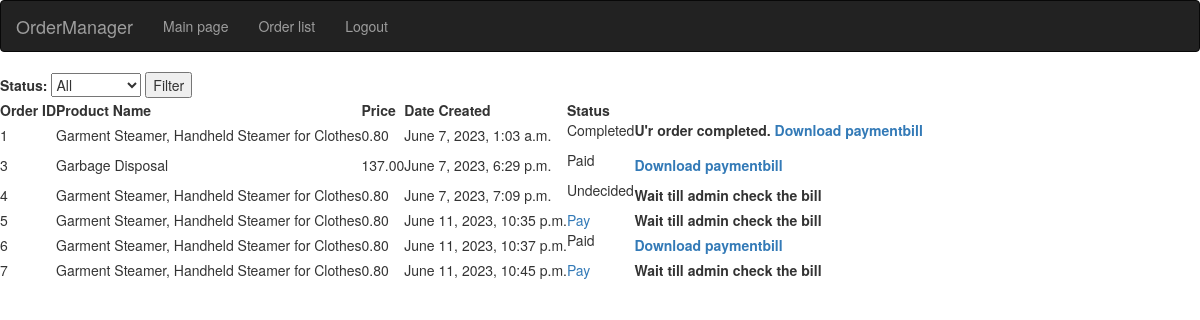
Before: /orders/ (signed in) with the older database file.
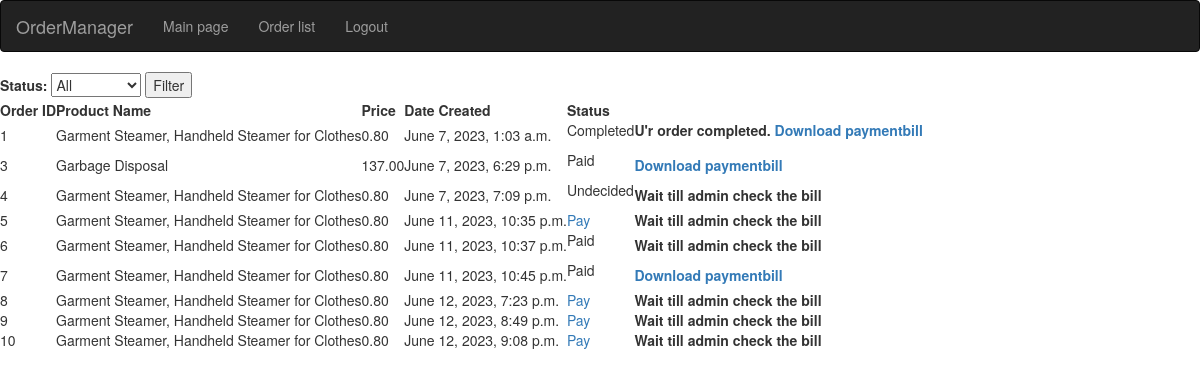
After: the same page with the newer database file.
### market/models.py (models this page shows, shortened)
class OrderItem(models.Model):
    STATUS_CHOICES = (
        ("Undecided", "UNDECIDED"),
        ("Paid", "PAID"),
        ("Completed", "COMPLETED"),
    )
    product = models.ForeignKey(Product, on_delete=models.CASCADE)
    price = models.DecimalField(max_digits=10, decimal_places=2, blank=True, null=True)
    address = models.CharField(max_length=250, blank=True, null=True)
    postal_code = models.CharField(max_length=20, blank=True, null=True)
    city = models.CharField(max_length=100, blank=True, null=True)
    created = models.DateTimeField(
        auto_now_add=False, blank=True, null=True, default=timezone.now
    )
    updated = models.DateTimeField(
        auto_now_add=False, blank=True, null=True, default=timezone.now
    )
    customer = models.ForeignKey(User, null=True, blank=True, on_delete=models.CASCADE)
    file = models.FileField(default="", null=True, blank=True)
    is_paid = models.BooleanField(default=False, null=True, blank=True)
    status = models.CharField(
        max_length=10, choices=STATUS_CHOICES, default="Undecided"
    )

class Product(models.Model):
    name = models.CharField(max_length=150, blank=True, null=True)
    price = models.DecimalField(max_digits=10, decimal_places=2, blank=True, null=True)
    discounted_price = models.DecimalField(
        default=None, max_digits=10, decimal_places=2, blank=True, null=True
    )
    created = models.DateTimeField(
        auto_now_add=False, blank=True, null=True, default=timezone.now
    )
    def __str__(self):
        return self.name

### market/views.py (the view)
# urls.py: path("orders/", views.get_orders, name="showorders"),
def get_orders(request):
    data = OrderItem.objects.all()
    orders = filter_orders(request, data)
    context = {"orders": orders}
    return render(request, "market/order_list.html", context)

### market/utils.py (called while the page is built)
def filter_orders(request, queryset):
    from_date = request.GET.get("from")
    to_date = request.GET.get("to")
    status = request.GET.get("status")
    if from_date and to_date:
        queryset = queryset.filter(created__range=[from_date, to_date])
    if status:
        queryset = queryset.filter(status=status)
    user_role = request.user.role
    q = Q()
    if user_role == "CASHIER":
        q |= Q(status__in=["Undecided", "Paid"])
    elif user_role == "CONSULTANT":
        q |= Q(status__in=["Paid", "Completed"])
    elif user_role == "USER":
        q |= Q(customer=request.user)
    orders = queryset.filter(q)
    orders = orders.order_by("created", "status")
    return orders

### market/templates/market/order_list.html (shortened to what this page needs)
{% extends "main.html" %}
{% block content %}
<section>
    {% if orders %}
    <form method="GET" action="">
      {% if request.user.role == 'BOOKER' %}
        <label for="from">From:</label>
        <input type="date" id="from" name="from">
        <label for="to">To:</label>
        <input type="date" id="to" name="to">
        <label for="status">Status:</label>
        <select id="status" name="status">
          <option value="">All</option>
          <option value="Undecided">Undecided</option>
          <option value="Paid">Paid</option>
          <option value="Completed">Completed</option>
        </select>
      {% else %}
        <label for="status">Status:</label>
        <select id="status" name="status">
          <option value="">All</option>
        </select>
      {% endif %}
        <button type="submit">Filter</button>
    </form>
    <table>
        <thead>
          <tr>
            <th>Order ID</th>
            <th>Product Name</th>
            <th>Price</th>
            <th>Date Created</th>
            <th>Status</th>
          </tr>
        </thead>
        <tbody>
          {% for order in orders %}
          <tr>
            <td>{{ order.id }}</td>
            <td>{{ order.product }}</td>
            <td>{{ order.price }}</td>
            <td>{{ order.created }}</td>
            {% if not order.is_paid %}
              {% if request.user == order.customer%}
               <td><a href="{% url 'checkout' pk=order.id%}">Pay</a></td>
              {% endif %}
            {% else %}
                <td><p>{{order.status}}</p></td>
            {% endif%}
            {%if order.file %}
              {% if order.status == 'Paid' and request.user.role == 'USER'%}
                <th><a href="{% url 'view_html' pk=order.id %}">Download paymentbill</a></th>
              {% elif order.status == 'Completed' and request.user.role == 'USER' %}
                <th><p>U'r order completed. <a href="{% url 'view_html' pk=order.id %}">Download paymentbill</a></p></th>
              {% endif %}
            {% elif request.user.role == 'USER' %}
              <th>Wait till admin check the bill</th>
            {% endif %}
          </tr>
          {% endfor %}
        </tbody>
    {% else %}
        <h1>there is not orders</h1>
    {% endif %}
</section>
{% endblock %}

### templates/main.html (shortened to what this page needs)
{% include 'havbar.html' %}
{% block content %}{% endblock %}

### templates/havbar.html (shortened to what this page needs)
<!DOCTYPE html>
<html lang="en">
<head>
  <link rel="stylesheet" href="https://maxcdn.bootstrapcdn.com/bootstrap/3.4.1/css/bootstrap.min.css">
</head>
{% block content %}
<body>
<nav class="navbar navbar-inverse">
  <div class="container-fluid">
    <div class="navbar-header">
      <a class="navbar-brand" href="{% url 'main' %}">OrderManager</a>
    </div>
    <ul class="nav navbar-nav">
      <li><a href="{% url 'main' %}">Main page</a></li>
      <li><a href="{% url 'showorders' %}">Order list</a></li>
      {% if request.user.is_authenticated %}
      <li><a href="{% url 'logout' %}">Logout</a></li>
      {% else %}
      <li><a href="{% url 'login' %}">Login/Sign Up</a></li>
      {% endif %}
    </ul>
  </div>
</nav>
</body>
{% endblock %}
</html>

Changed rows visible on the page:
changed OrderItem "June 11, 2023, 10:37 p.m.": file "Download paymentbill" → "Wait till admin check the bill"
changed OrderItem "June 11, 2023, 10:45 p.m.": status (not shown) → "Paid"; file "Wait till admin check the bill" → "Download paymentbill"; no longer shows "Pay"
added OrderItem: id "8", product "Garment Steamer, Handheld Steamer for Clothes", price "0.80", created "June 12, 2023, 7:23 p.m.", is_paid "Pay", file "Wait till admin check the bill"
added OrderItem: id "9", product "Garment Steamer, Handheld Steamer for Clothes", price "0.80", created "June 12, 2023, 8:49 p.m.", is_paid "Pay", file "Wait till admin check the bill"
added OrderItem: id "10", product "Garment Steamer, Handheld Steamer for Clothes", price "0.80", created "June 12, 2023, 9:08 p.m.", is_paid "Pay", file "Wait till admin check the bill"
